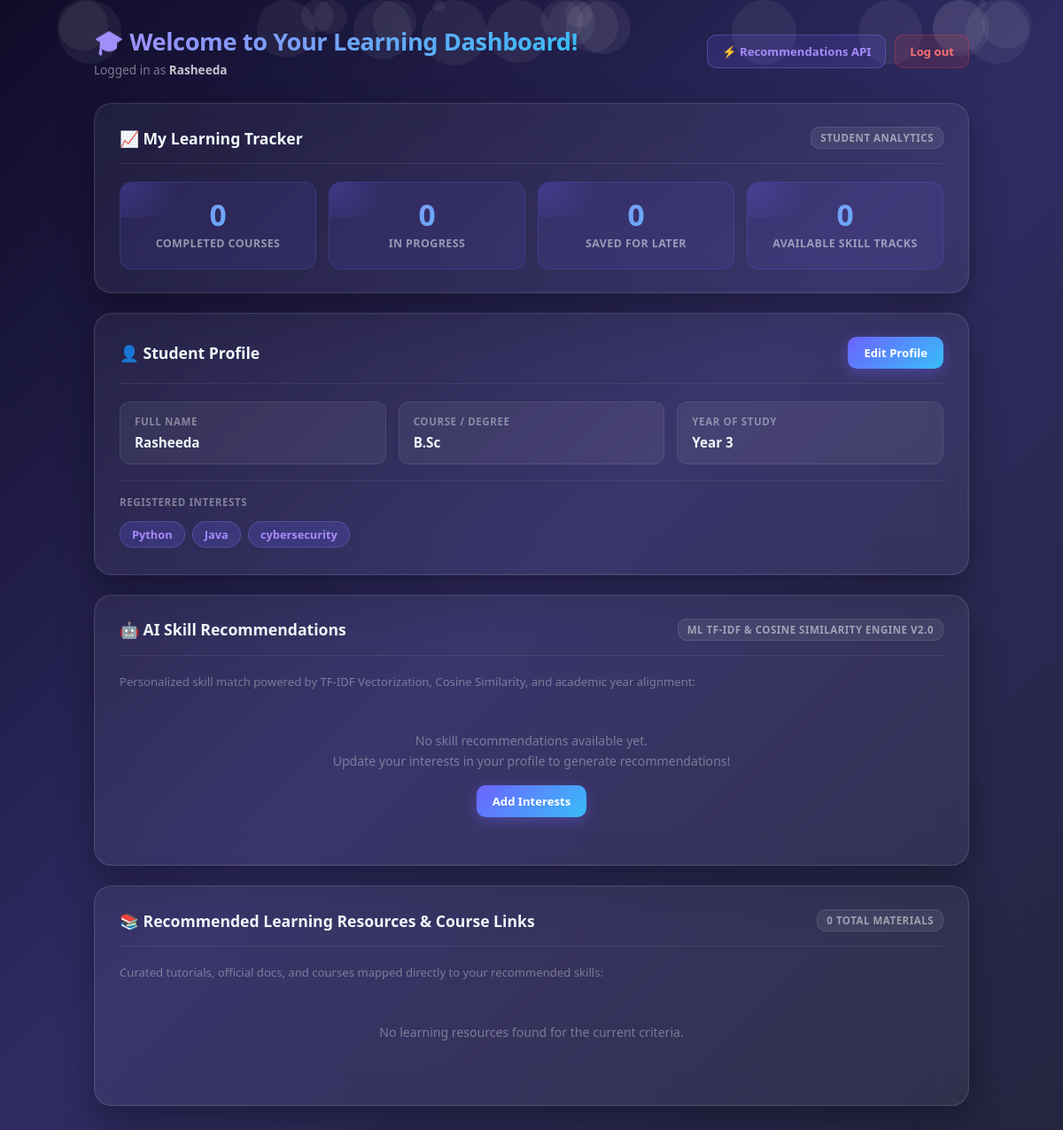
The page /dashboard/ (signed in) on the database its author committed.
### accounts/models.py (models this page shows, shortened)
class StudentProfile(models.Model):
    user = models.OneToOneField(
        User,
        on_delete=models.CASCADE
    )
    full_name = models.CharField(max_length=100)
    course = models.CharField(max_length=100)
    year_of_study = models.PositiveIntegerField()
    interests = models.TextField(blank=True)
    def get_interests_list(self):
        if not self.interests:
            return []
        import re
        tokens = re.split(r'[,;\n]+', self.interests)
        return [t.strip() for t in tokens if t.strip()]

### accounts/views.py (the view)
# urls.py: path("dashboard/", views.dashboard, name="dashboard"),
@login_required
def dashboard(request):
    profile = StudentProfile.objects.filter(user=request.user).first()
    recommendation_data = None
    if profile:
        recommendation_data = get_recommendations_for_student(profile, top_n=6)
    progress_qs = StudentResourceProgress.objects.filter(profile=profile) if profile else []
    completed_count = sum(1 for p in progress_qs if p.status == 'completed')
    in_progress_count = sum(1 for p in progress_qs if p.status == 'in_progress')
    saved_count = sum(1 for p in progress_qs if p.status == 'saved')
    resource_status_map = {p.resource_id: p.status for p in progress_qs}
    total_skills = Skill.objects.count()
    total_resources = LearningResource.objects.filter(is_active=True).count()
    context = {
        "profile": profile,
        "recommendations": recommendation_data,
        "progress_records": progress_qs,
        "completed_count": completed_count,
        "in_progress_count": in_progress_count,
        "saved_count": saved_count,
        "resource_status_map": resource_status_map,
        "total_skills": total_skills,
        "total_resources": total_resources,
    }
    return render(
        request,
        "accounts/dashboard.html",
        context
    )

### student_learning_system.py (called while the page is built, shortened)
def clean_and_tokenize(text: str) -> List[str]:
    if not text:
        return []
    cleaned = re.sub(r'[^a-zA-Z0-9+#]', ' ', text.lower())
    raw_tokens = [t.strip() for t in cleaned.split() if t.strip()]
    tokens = []
    for token in raw_tokens:
        expanded = SYNONYM_MAP.get(token, token)
        for sub_token in expanded.split():
            if sub_token not in STOPWORDS and len(sub_token) > 1:
                tokens.append(sub_token)
    return tokens

def extract_ngrams(tokens: List[str], n: int = 2) -> List[str]:
    if len(tokens) < n:
        return []
    return [" ".join(tokens[i:i + n]) for i in range(len(tokens) - n + 1)]

def get_recommendations_for_student(student_profile: Any, top_n: int = 5) -> Dict[str, Any]:
    recommendations = recommender_engine.recommend(student_profile, top_n=top_n)
    all_matched_resources = []
    seen_urls = set()
    return {
        "recommended_skills": recommendations,
        "recommended_resources": all_matched_resources[:12],
        "total_recommendations": len(recommendations),
        "engine_version": "ML TF-IDF & Cosine Similarity Engine v2.0",
        "vocabulary_size": len(recommender_engine.vectorizer.vocabulary),
    }

    def transform(self, text: str) -> Dict[str, float]:
        if not self.vocabulary:
            return {}
        tokens = clean_and_tokenize(text)
        bigrams = extract_ngrams(tokens, 2)
        terms = tokens + bigrams
        if not terms:
            return {}
        term_counts: Dict[str, int] = {}
        for t in terms:
            if t in self.vocabulary:
                term_counts[t] = term_counts.get(t, 0) + 1
        total_terms = len(terms)
        tfidf_vec: Dict[str, float] = {}
        for term, count in term_counts.items():
            tf = count / total_terms
            idf = self.idf_.get(term, 1.0)
            tfidf_vec[term] = tf * idf
        norm = math.sqrt(sum(val ** 2 for val in tfidf_vec.values()))
        if norm > 0:
            tfidf_vec = {t: val / norm for t, val in tfidf_vec.items()}
        return tfidf_vec

    def get_preferred_difficulties(self, year_of_study: Optional[int]) -> List[str]:
        year = year_of_study or 1
        if year <= 1:
            return ['beginner', 'intermediate']
        elif year == 2:
            return ['beginner', 'intermediate', 'advanced']
        else:
            return ['intermediate', 'advanced', 'beginner']

### accounts/templates/accounts/dashboard.html (shortened to what this page needs)
<!DOCTYPE html>
<html lang="en">
<head>
</head>
<body>
<div class="particles" id="particles"></div>
<div class="page-wrapper">
    <div class="header-bar">
        <div class="header-title">
            <h1>🎓 Welcome to Your Learning Dashboard!</h1>
            <div class="user-meta">Logged in as <strong>{{ request.user.username }}</strong></div>
        </div>
        <div class="nav-actions">
            <a href="{% url 'api_recommendations' %}" target="_blank" class="btn-api">⚡ Recommendations API</a>
            <a href="{% url 'logout' %}" class="btn-logout">Log out</a>
        </div>
    </div>
    <div class="card">
        <div class="card-header">
            <h2 class="card-title">📈 My Learning Tracker</h2>
            <span class="tag-type">Student Analytics</span>
        </div>
        <div class="stats-grid">
            <div class="stat-card">
                <div class="stat-number">{{ completed_count }}</div>
                <div class="stat-label">Completed Courses</div>
            </div>
            <div class="stat-card">
                <div class="stat-number">{{ in_progress_count }}</div>
                <div class="stat-label">In Progress</div>
            </div>
            <div class="stat-card">
                <div class="stat-number">{{ saved_count }}</div>
                <div class="stat-label">Saved for Later</div>
            </div>
            <div class="stat-card">
                <div class="stat-number">{{ total_skills }}</div>
                <div class="stat-label">Available Skill Tracks</div>
            </div>
        </div>
    </div>
    <div class="card">
        <div class="card-header">
            <h2 class="card-title">👤 Student Profile</h2>
            <a href="{% url 'edit_profile' %}" class="btn-primary">
                {% if profile and profile.full_name %}Edit Profile{% else %}Complete Profile{% endif %}
            </a>
        </div>
        {% if profile and profile.full_name %}
            <div class="profile-grid">
                <div class="profile-item">
                    <div class="profile-label">Full Name</div>
                    <div class="profile-value">{{ profile.full_name }}</div>
                </div>
                <div class="profile-item">
                    <div class="profile-label">Course / Degree</div>
                    <div class="profile-value">{{ profile.course|default:"Not specified" }}</div>
                </div>
                <div class="profile-item">
                    <div class="profile-label">Year of Study</div>
                    <div class="profile-value">Year {{ profile.year_of_study }}</div>
                </div>
            </div>
            <div class="divider"></div>
            <div>
                <div class="profile-label" style="margin-bottom:10px;">Registered Interests</div>
                {% if profile.get_interests_list %}
                    <div>
                        {% for interest in profile.get_interests_list %}
                            <span class="tag">{{ interest }}</span>
                        {% endfor %}
                    </div>
                {% else %}
                    <p style="color: rgba(255,255,255,.3); font-size:.85rem; margin:0;">
                        No specific interests added yet. Click 'Edit Profile' to add your interests!
                    </p>
                {% endif %}
            </div>
        {% else %}
            <div class="empty-state">
                <p>You haven't set up your student profile details yet.</p>
                <a href="{% url 'edit_profile' %}" class="btn-primary">Set Up Profile Now</a>
            </div>
        {% endif %}
    </div>
    <div class="card">
        <div class="card-header">
            <h2 class="card-title">🤖 AI Skill Recommendations</h2>
            <span class="tag-type">{{ recommendations.engine_version|default:"ML TF-IDF Model" }}</span>
        </div>
        <p class="card-subtext">
            Personalized skill match powered by TF-IDF Vectorization, Cosine Similarity, and academic year alignment:
        </p>
        {% if recommendations and recommendations.recommended_skills %}
            <div class="skills-grid">
                {% for rec in recommendations.recommended_skills %}
                    <div class="skill-card">
                        <div class="skill-header">
                            <h3 class="skill-name">{{ rec.skill_name }}</h3>
                            {% if rec.match_percentage > 0 %}
                                <span class="match-badge">{{ rec.match_percentage }}% Match</span>
                            {% endif %}
                        </div>
                        {% if rec.category %}
                            <div style="margin-bottom:8px;">
                                <span class="tag-category">{{ rec.category }}</span>
                            </div>
                        {% endif %}
                        {% for reason in rec.match_reasons %}
                            <div class="match-reason">✓ {{ reason }}</div>
                        {% endfor %}
                        <div class="skill-desc">{{ rec.description|default:"Essential industry and research skill." }}</div>
                        <div class="skill-resources-note">
                            📖 {{ rec.resources|length }} learning material{{ rec.resources|length|pluralize }} available
                        </div>
                    </div>
                {% endfor %}
            </div>
        {% else %}
            <div class="empty-state">
                <p>No skill recommendations available yet.<br>Update your interests in your profile to generate recommendations!</p>
                <a href="{% url 'edit_profile' %}" class="btn-primary">Add Interests</a>
            </div>
        {% endif %}
    </div>
    <div class="card">
        <div class="card-header">
            <h2 class="card-title">📚 Recommended Learning Resources &amp; Course Links</h2>
            <span class="tag-type">{{ total_resources }} Total Materials</span>
        </div>
        <p class="card-subtext">
            Curated tutorials, official docs, and courses mapped directly to your recommended skills:
        </p>
        {% if recommendations and recommendations.recommended_resources %}
            <ul class="resource-list">
                {% for res in recommendations.recommended_resources %}
                    <li class="resource-item">
                        <div class="resource-info">
                            <div class="resource-title">{{ res.title }}</div>
                            {% if res.description %}
                                <div class="resource-desc">{{ res.description }}</div>
                            {% endif %}
                            <div class="resource-meta">
                                <span class="tag" style="padding:2px 9px; font-size:.72rem;">{{ res.skill_name }}</span>
                                <span class="tag-type">{{ res.platform }}</span>
                                <span class="tag-type">{{ res.resource_type }}</span>
                                <span class="tag-difficulty {% if res.difficulty == 'Beginner' %}difficulty-beginner{% elif res.difficulty == 'Intermediate' %}difficulty-intermediate{% else %}difficulty-advanced{% endif %}">
                                    {{ res.difficulty }}
                                </span>
                                {% for r_id, status in resource_status_map.items %}
                                    {% if r_id == res.id %}
                                        <span class="tag-status {% if status == 'completed' %}status-completed{% elif status == 'in_progress' %}status-in-progress{% else %}status-saved{% endif %}">
                                            ● {{ status|title }}
                                        </span>
                                    {% endif %}
                                {% endfor %}
                            </div>
                        </div>
                        <div class="resource-actions">
                            <form method="POST" action="{% url 'toggle_resource_progress' res.id %}" style="display:inline-flex; gap:5px;">
                                {% csrf_token %}
                                <button type="submit" name="status" value="in_progress" class="btn-action btn-action-primary" title="Start Learning">In Progress</button>
                                <button type="submit" name="status" value="completed"   class="btn-action btn-action-complete" title="Mark as Completed">Complete</button>
                                <button type="submit" name="status" value="saved"       class="btn-action"                     title="Save for Later">Save</button>
                            </form>
                            <a href="{{ res.url }}" target="_blank" rel="noopener noreferrer" class="btn-link">Open ↗</a>
                        </div>
                    </li>
                {% endfor %}
            </ul>
        {% else %}
            <div class="empty-state">
                <p>No learning resources found for the current criteria.</p>
            </div>
        {% endif %}
    </div>
</div>
</body>
</html>

### rows shown on the page
StudentProfile: full_name "Rasheeda", course "B.Sc", year_of_study "3"

### other values the page prints
{{ request.user.username }} "Rasheeda"
{{ completed_count }} "0"
{{ in_progress_count }} "0"
{{ saved_count }} "0"
{{ total_skills }} "0"
{{ interest }} "Python" "Java" "cybersecurity"
{{ recommendations.engine_version|default:"ML TF-IDF Model" }} "ML TF-IDF & COSINE SIMILARITY ENGINE V2.0"
{{ total_resources }} "0"
